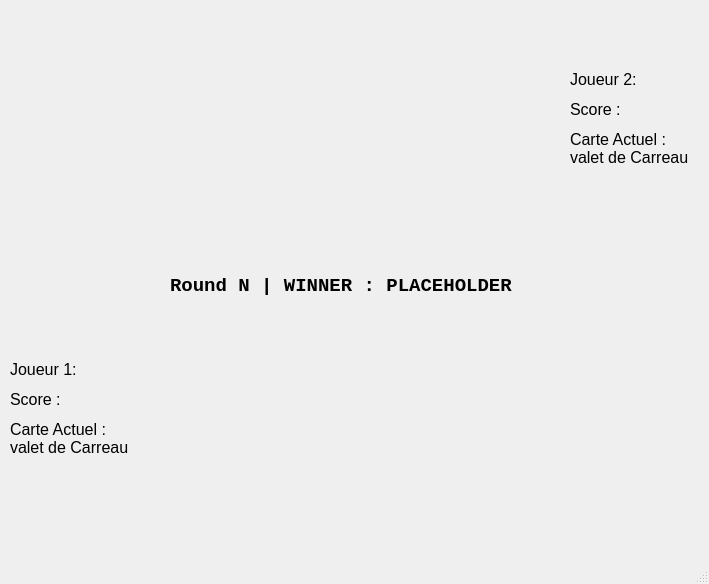
<?xml version="1.0" encoding="UTF-8"?>
<ui version="4.0">
 <class>MainWindow</class>
 <widget class="QMainWindow" name="MainWindow">
  <property name="geometry">
   <rect>
    <x>0</x>
    <y>0</y>
    <width>709</width>
    <height>584</height>
   </rect>
  </property>
  <property name="windowTitle">
   <string>MainWindow</string>
  </property>
  <widget class="QWidget" name="centralwidget">
   <widget class="QLabel" name="carteChoisieA">
    <property name="geometry">
     <rect>
      <x>120</x>
      <y>320</y>
      <width>181</width>
      <height>251</height>
     </rect>
    </property>
    <property name="text">
     <string/>
    </property>
    <property name="pixmap">
     <pixmap>data/54.png</pixmap>
    </property>
    <property name="alignment">
     <set>Qt::AlignCenter</set>
    </property>
    <property name="wordWrap">
     <bool>false</bool>
    </property>
    <property name="margin">
     <number>20</number>
    </property>
    <property name="indent">
     <number>1</number>
    </property>
   </widget>
   <widget class="QLabel" name="currentCardA">
    <property name="geometry">
     <rect>
      <x>10</x>
      <y>420</y>
      <width>121</width>
      <height>51</height>
     </rect>
    </property>
    <property name="font">
     <font>
      <family>Arial</family>
      <pointsize>12</pointsize>
      <weight>50</weight>
      <bold>false</bold>
     </font>
    </property>
    <property name="text">
     <string>Carte Actuel : valet de Carreau</string>
    </property>
    <property name="alignment">
     <set>Qt::AlignLeading|Qt::AlignLeft|Qt::AlignTop</set>
    </property>
    <property name="wordWrap">
     <bool>true</bool>
    </property>
   </widget>
   <widget class="QLabel" name="playerA">
    <property name="geometry">
     <rect>
      <x>10</x>
      <y>360</y>
      <width>121</width>
      <height>31</height>
     </rect>
    </property>
    <property name="font">
     <font>
      <family>Arial</family>
      <pointsize>12</pointsize>
      <weight>50</weight>
      <bold>false</bold>
     </font>
    </property>
    <property name="text">
     <string>Joueur 1:</string>
    </property>
    <property name="alignment">
     <set>Qt::AlignLeading|Qt::AlignLeft|Qt::AlignTop</set>
    </property>
    <property name="wordWrap">
     <bool>true</bool>
    </property>
   </widget>
   <widget class="QLabel" name="carteChoisieB">
    <property name="geometry">
     <rect>
      <x>390</x>
      <y>10</y>
      <width>181</width>
      <height>251</height>
     </rect>
    </property>
    <property name="text">
     <string/>
    </property>
    <property name="textFormat">
     <enum>Qt::PlainText</enum>
    </property>
    <property name="pixmap">
     <pixmap>data/54.png</pixmap>
    </property>
    <property name="alignment">
     <set>Qt::AlignCenter</set>
    </property>
    <property name="wordWrap">
     <bool>false</bool>
    </property>
    <property name="margin">
     <number>20</number>
    </property>
    <property name="indent">
     <number>1</number>
    </property>
   </widget>
   <widget class="QLabel" name="currentCardB">
    <property name="geometry">
     <rect>
      <x>570</x>
      <y>130</y>
      <width>121</width>
      <height>51</height>
     </rect>
    </property>
    <property name="font">
     <font>
      <family>Arial</family>
      <pointsize>12</pointsize>
      <weight>50</weight>
      <bold>false</bold>
     </font>
    </property>
    <property name="text">
     <string>Carte Actuel : valet de Carreau</string>
    </property>
    <property name="alignment">
     <set>Qt::AlignLeading|Qt::AlignLeft|Qt::AlignTop</set>
    </property>
    <property name="wordWrap">
     <bool>true</bool>
    </property>
   </widget>
   <widget class="QLabel" name="PlayerB">
    <property name="geometry">
     <rect>
      <x>570</x>
      <y>70</y>
      <width>121</width>
      <height>31</height>
     </rect>
    </property>
    <property name="font">
     <font>
      <family>Arial</family>
      <pointsize>12</pointsize>
      <weight>50</weight>
      <bold>false</bold>
     </font>
    </property>
    <property name="text">
     <string>Joueur 2:</string>
    </property>
    <property name="alignment">
     <set>Qt::AlignLeading|Qt::AlignLeft|Qt::AlignTop</set>
    </property>
    <property name="wordWrap">
     <bool>true</bool>
    </property>
   </widget>
   <widget class="QLabel" name="currentWinner">
    <property name="geometry">
     <rect>
      <x>170</x>
      <y>260</y>
      <width>361</width>
      <height>51</height>
     </rect>
    </property>
    <property name="font">
     <font>
      <family>Courier New</family>
      <pointsize>14</pointsize>
      <weight>75</weight>
      <bold>true</bold>
     </font>
    </property>
    <property name="text">
     <string>Round N | WINNER : PLACEHOLDER</string>
    </property>
   </widget>
   <widget class="QLabel" name="scoreA">
    <property name="geometry">
     <rect>
      <x>10</x>
      <y>390</y>
      <width>121</width>
      <height>21</height>
     </rect>
    </property>
    <property name="font">
     <font>
      <family>Arial</family>
      <pointsize>12</pointsize>
      <weight>50</weight>
      <bold>false</bold>
     </font>
    </property>
    <property name="text">
     <string>Score : </string>
    </property>
    <property name="alignment">
     <set>Qt::AlignLeading|Qt::AlignLeft|Qt::AlignTop</set>
    </property>
    <property name="wordWrap">
     <bool>true</bool>
    </property>
   </widget>
   <widget class="QLabel" name="scoreB">
    <property name="geometry">
     <rect>
      <x>570</x>
      <y>100</y>
      <width>121</width>
      <height>21</height>
     </rect>
    </property>
    <property name="font">
     <font>
      <family>Arial</family>
      <pointsize>12</pointsize>
      <weight>50</weight>
      <bold>false</bold>
     </font>
    </property>
    <property name="text">
     <string>Score : </string>
    </property>
    <property name="alignment">
     <set>Qt::AlignLeading|Qt::AlignLeft|Qt::AlignTop</set>
    </property>
    <property name="wordWrap">
     <bool>true</bool>
    </property>
   </widget>
  </widget>
  <widget class="QStatusBar" name="statusbar"/>
 </widget>
 <resources/>
 <connections/>
</ui>
